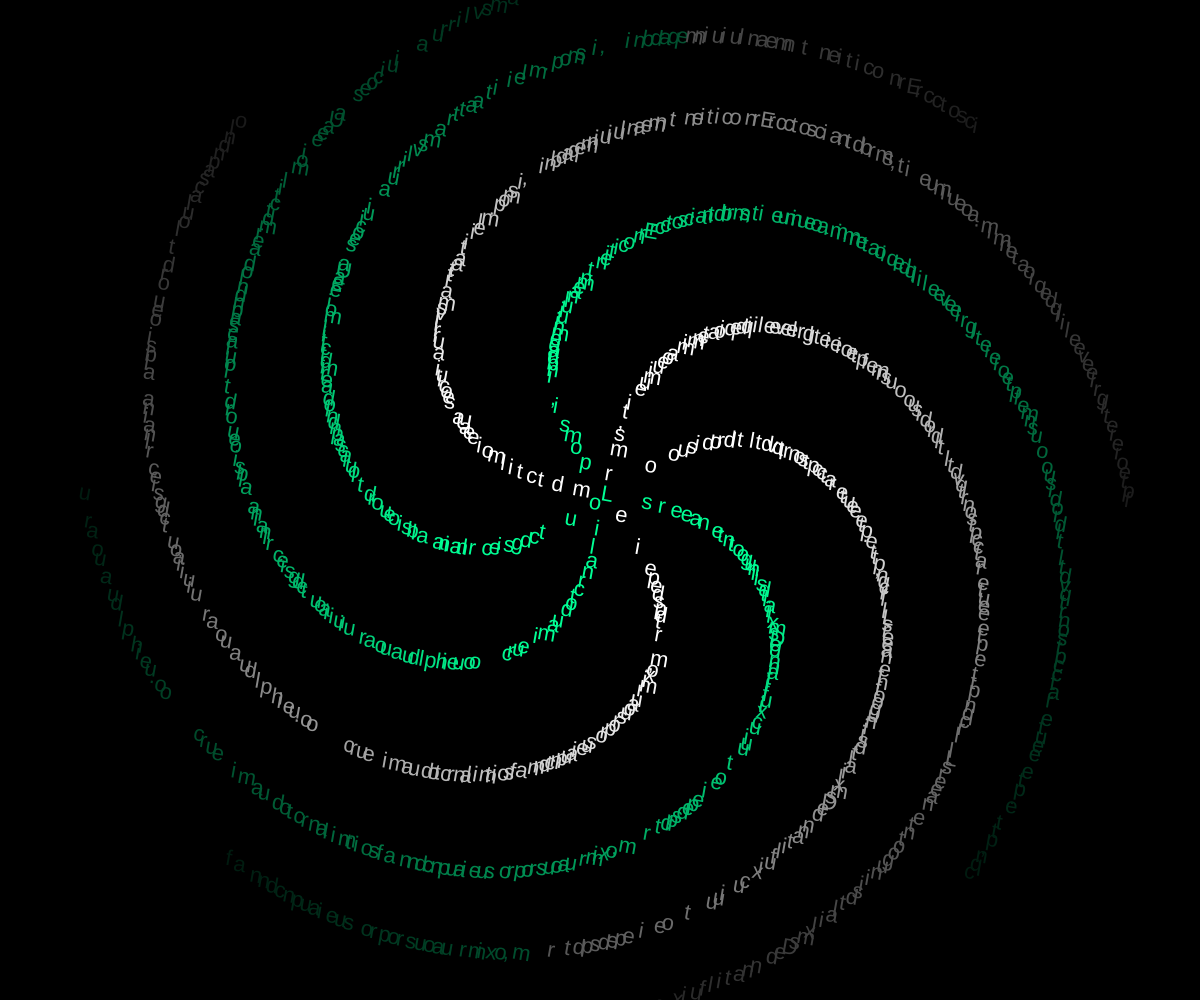
Frame 1 (no input)
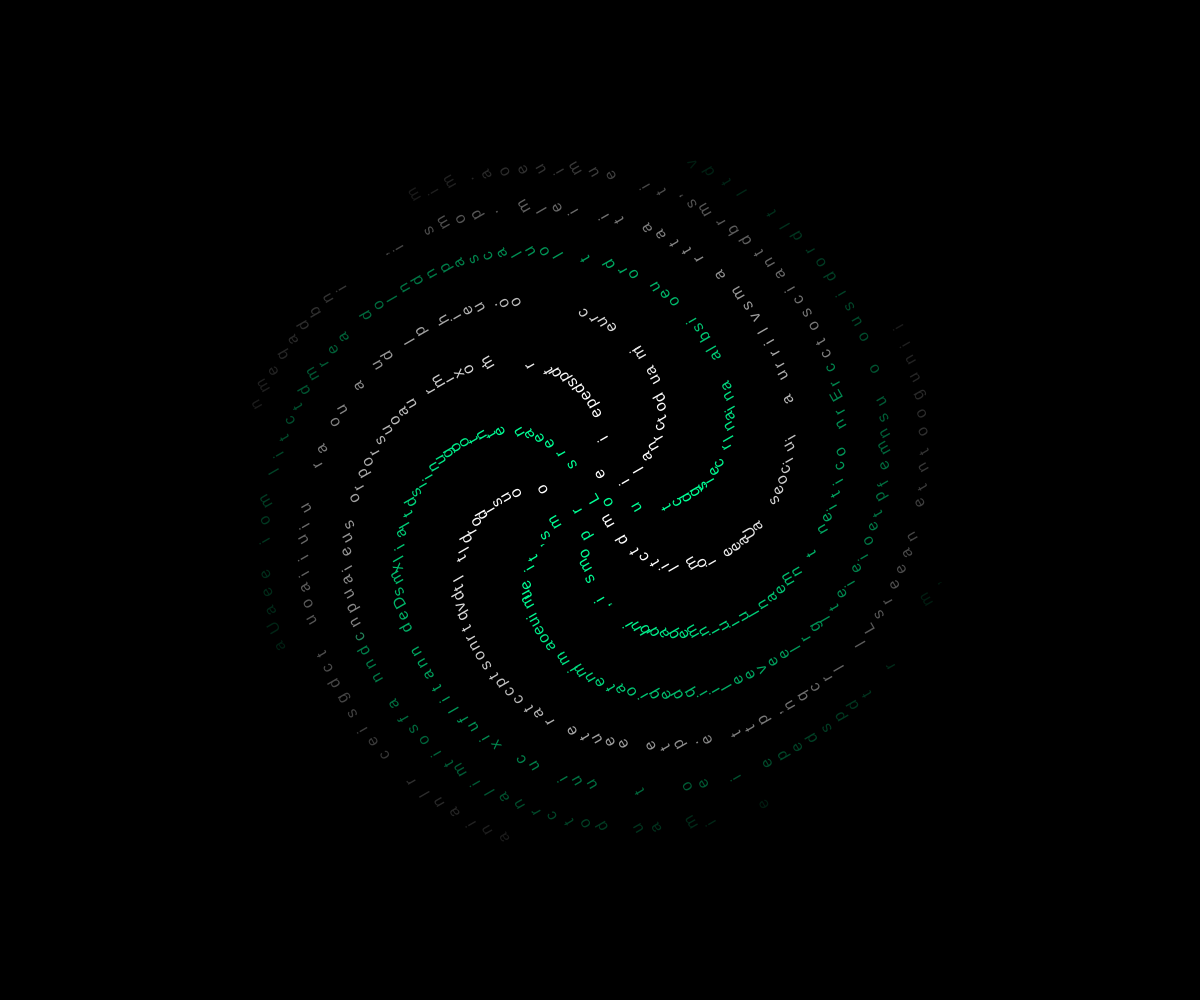
Frame 60 (no input)
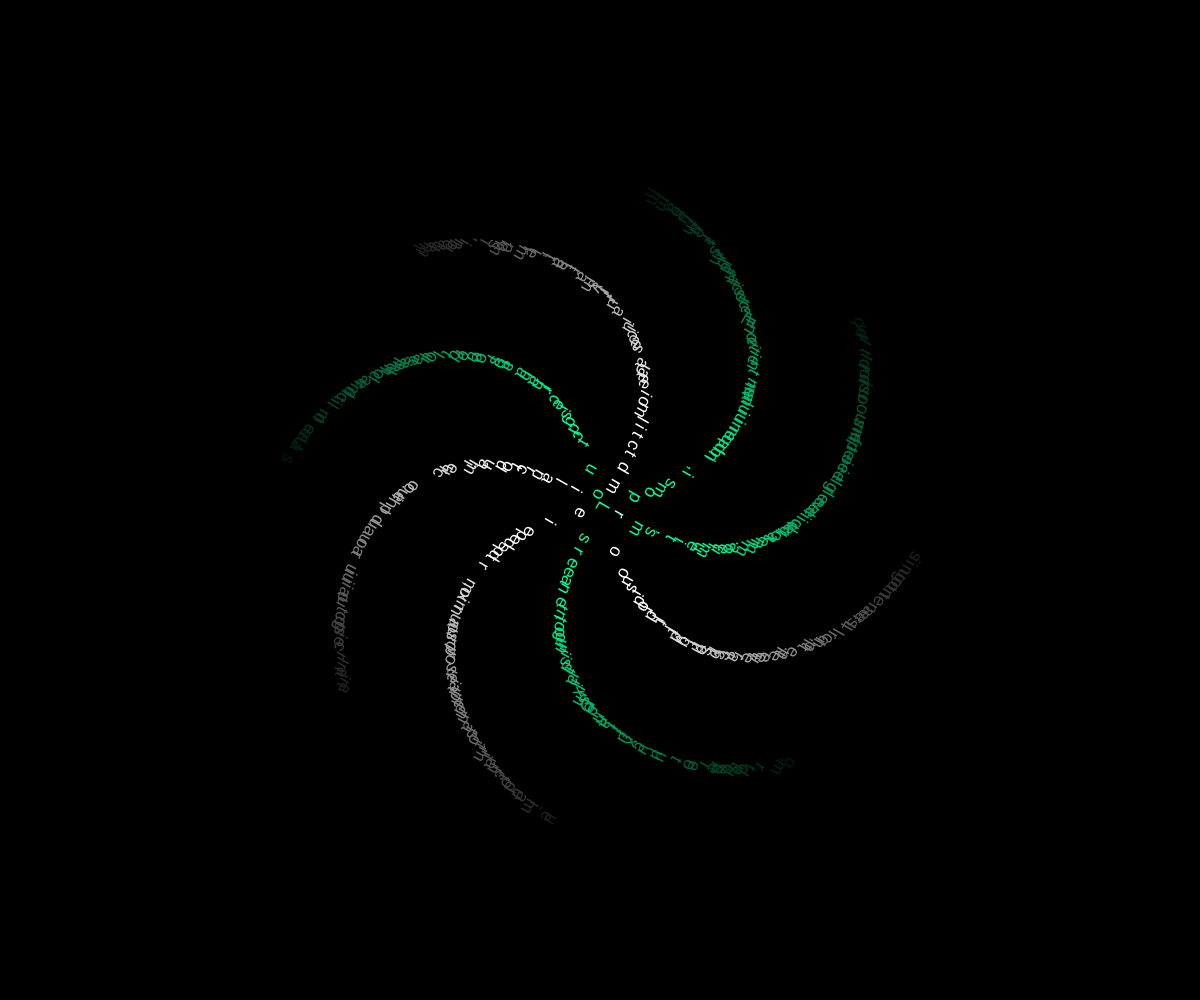
Frame 120 (the mouse pressed at the canvas centre since frame 60)

The p5.js sketch that drew these frames (run headless with seeded random() and noise() and a simulated clock; from frame 60 on, the mouse is pressed at the canvas centre):

// p5.js sketch
// ── sketch.js
var n = 0;
var c = 4;
var doDraw = true;

var sentance; 
var cnt = 0;

function setup() {
    createCanvas(innerWidth, innerHeight);
    angleMode(DEGREES);
    colorMode(HSB);
    background(0);
    frameRate(60);

    sentance = "Lorem ipsum dolor sit amet, consectetur adipiscing elit, sed do eiusmod tempor incididunt ut labore et dolore magna aliqua. Ut enim ad minim veniam, quis nostrud exercitation ullamco laboris nisi ut aliquip ex ea commodo consequat. Duis aute irure dolor in reprehenderit in voluptate velit esse cillum dolore eu fugiat nulla pariatur. Excepteur sint occaecat cupidatat non proident, sunt in culpa qui officia deserunt mollit anim id est laborum.";
}

function draw() {

    push();
    translate(innerWidth/2, innerHeight/2);
    var r = frameCount*10 % 360;
    rotate(r);
    // console.log(r);

    doDraw = true;
    background(0);

    var max = noise(frameCount/20) * 2000;
    var ka = 134 + noise(frameCount/50) * 1.7;
    var space = 1 + noise(frameCount/30) * 4;
    var ts = 10 + noise(frameCount/10) * 20;

    if (doDraw) {

        // fill(155, 100 * cos(a/3) * 255, 200);
        for (var i = 0; i < max; i+=1) {

            // var a = i * 135.6;
            var a = i * ka;
            var r = c * sqrt(i);

            var x = space * r * cos(a); 
            var y = space * r * sin(a);

            var curChar = sentance[i%sentance.length];
            // console.log(curChar);

            fill(155, 100 * cos(a/3) * 255, 10 + 100 * ((max - i)/max));
            textSize(ts);

            if (curChar === '폭' || curChar === '탄') {
                fill(5, 100, 10 + 100 * ((max - i)/max));
                textSize(ts*2);
            };

            text(curChar, x, y);
            // vertex(x, y);
    
        }
 
        
/*

    //    var a = n * 137.3;
        // var a = n * 137.5;
        var a = n * 137.6;
        var r = c * sqrt(n);

        // var x = 2 * r * cos(a) + innerWidth/2;
        // var y = 2 * r * sin(a) + innerHeight/2;
        var x = 2 * r * cos(a);
        var y = 2 * r * sin(a);

        fill(155, 100 * cos(a/3) * 255, 200);
        textSize(10);
        noStroke();
            

    //    if (n % 3 == 0) {
        //    ellipse(x, y, random(4, 8), random(4, 10));    
        var curChar = sentance[n%sentance.length];
        if (curChar === '폭' || curChar === '탄') {
            fill(5, 100, 100);
            textSize(20);
        };


        text(curChar, x, y);
    //    }

        n++;

*/
    }
    pop();

    // console.log(sentance[cnt]);
    // cnt++;
    // if (cnt >= sentance.length) cnt = 0;
}


function keyTyped() {
    if (key === 'p'){
        doDraw = !doDraw;
    }
}
